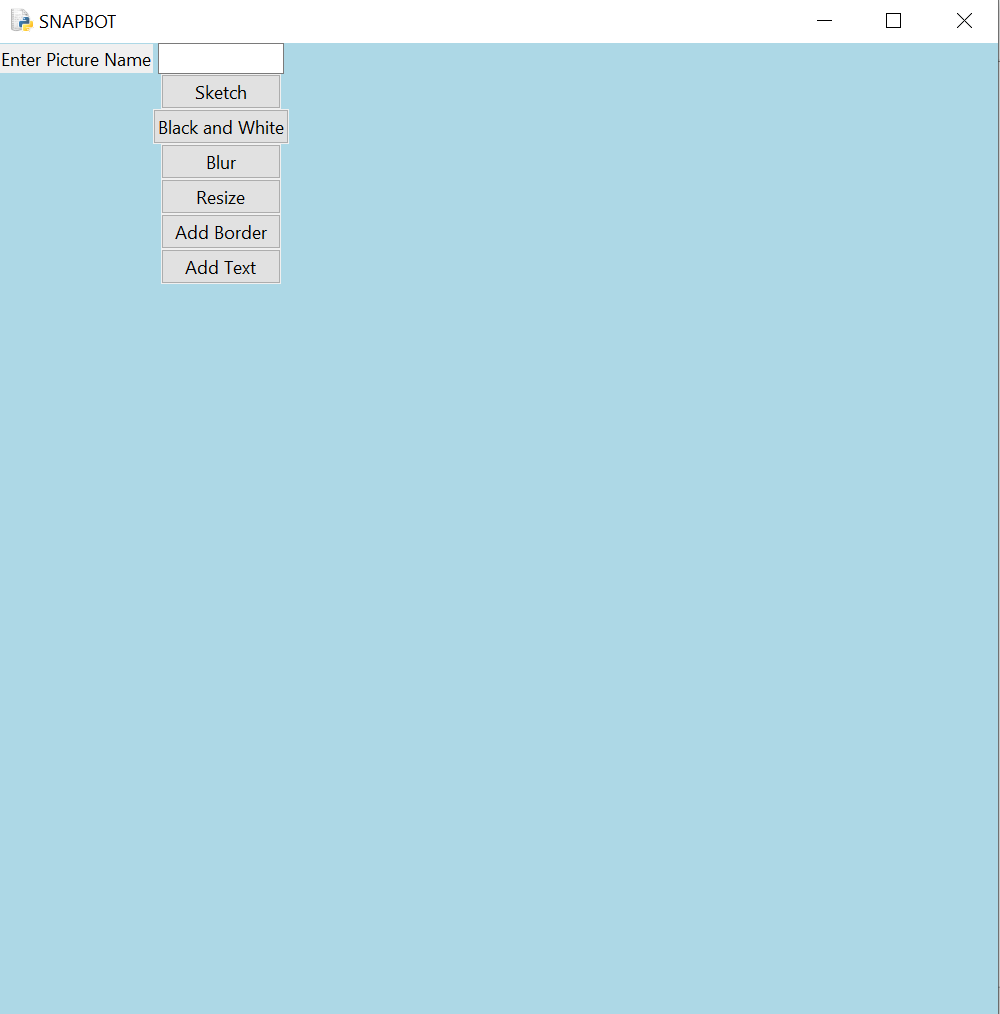

Write the Python code that produced this figure.
import tkinter as tk  
from tkinter import ttk
from tkinter import *
import cv2
import os
import numpy as np
import matplotlib.pyplot as plt  
win=tk.Tk()  
win.title("SNAPBOT")
win.geometry("1000x1000")
win.configure(bg='lightblue')
lbl=ttk.Label(win,text="Enter Picture Name").grid(column=0,row=0)
Fixed_path="C:/Users/sasid/Downloads/"
def Sketch():
    image=cv2.imread(Fixed_path+Variable_path.get())
    gray=cv2.cvtColor(image,cv2.COLOR_BGR2GRAY)
    inverted=255-gray
    blurred=cv2.GaussianBlur(inverted,(21,21),0)
    invertedBlur=255-blurred
    pencilSketch=cv2.divide(gray,invertedBlur,scale=256.0)
    cv2.imshow("Sketch",pencilSketch)
    cv2.waitKey(0)
    cv2.destroyAllWindows()
    def save():
        directory = r'C:/Users/sasid/Downloads'
        os.chdir(directory)
        cv2.imwrite("NewImage.png",pencilSketch)
        lbl2=ttk.Label(win,text="Successfully saved").grid(column=1,row=26)
    button=ttk.Button(win,text="Save",command=save).grid(column=1,row=25)  
button1=ttk.Button(win,text="Sketch", command=Sketch).grid(column=1,row=1)
def BlackandWhite():
    image = cv2.imread(Fixed_path+Variable_path.get())
    B,G,R=cv2.split(image)
    cv2.imshow("Black and White",B)
    cv2.waitKey(0)
    def save():
        directory = r'C:/Users/sasid/Downloads'
        os.chdir(directory)
        cv2.imwrite("NewImage.png",B)
        lbl2=ttk.Label(win,text="Successfully saved").grid(column=1,row=26)
    button=ttk.Button(win,text="Save",command=save).grid(column=1,row=25)  
button2=ttk.Button(win,text="Black and White",command=BlackandWhite).grid(column=1,row=2)
def ImageBlur():
    image = cv2.imread(Fixed_path+Variable_path.get())
    Blur=cv2.blur(image,(10,10))
    cv2.imshow('Blurring',Blur)
    cv2.waitKey(0)
    cv2.destroyAllWindows()
    def save():
        directory = r'C:/Users/sasid/Downloads'
        os.chdir(directory)
        cv2.imwrite("NewImage.png",Blur)
        lbl2=ttk.Label(win,text="Successfully saved").grid(column=1,row=26)
    button=ttk.Button(win,text="Save",command=save).grid(column=1,row=25)
button3=ttk.Button(win,text="Blur",command=ImageBlur).grid(column=1,row=3)
def ImageSizer():
    image = cv2.imread(Fixed_path+Variable_path.get(),1)
    half = cv2.resize(image, (0, 0), fx =0.3, fy =0.3)
    bigger = cv2.resize(image, (1050, 1610))
    stretch_near = cv2.resize(image, (780, 540),interpolation = cv2.INTER_NEAREST)
    Titles =["Original", "Half", "Bigger", "Interpolation Nearest"]
    images =[image, half, bigger, stretch_near]
    count = 4
    for i in range(count):
        plt.subplot(2, 2, i + 1)
        plt.title(Titles[i])
        plt.imshow(images[i])
    plt.show()
    cv2.waitKey(0)
    cv2.destroyAllWindows()
button4=ttk.Button(win,text="Resize",command=ImageSizer).grid(column=1,row=4)
def Border():
    image=cv2.imread(Fixed_path+Variable_path.get())
    window_name = 'Image'
    lbl3=ttk.Label(win,text="Choose colour").grid(column=0,row=13)
    def black():
        image1=cv2.copyMakeBorder(image,25,25,25,25,cv2.BORDER_CONSTANT,None,value=0)
        cv2.imshow(window_name,image1)
        def save():
            directory = r'C:/Users/sasid/Downloads'
            os.chdir(directory)
            cv2.imwrite("NewImage.png",image1)
            lbl2=ttk.Label(win,text="Successfully saved").grid(column=1,row=26)
        button=ttk.Button(win,text="Save",command=save).grid(column=2,row=17)
    def blue():
        image1=cv2.copyMakeBorder(image, 20, 20, 20, 20, cv2.BORDER_CONSTANT, value=[255, 255, 0])
        cv2.imshow(window_name,image1)
        def save():
            directory = r'C:/Users/sasid/Downloads'
            os.chdir(directory)
            cv2.imwrite("NewImage.png",image1)
            lbl2=ttk.Label(win,text="Successfully saved").grid(column=1,row=26)
        button=ttk.Button(win,text="Save",command=save).grid(column=2,row=17)
    def pink():
        image1=cv2.copyMakeBorder(image, 20, 20, 20, 20, cv2.BORDER_CONSTANT, value=[255, 0, 255])
        cv2.imshow(window_name,image1)
        def save():
            directory = r'C:/Users/sasid/Downloads'
            os.chdir(directory)
            cv2.imwrite("NewImage.png",image1)
            lbl2=ttk.Label(win,text="Successfully saved").grid(column=1,row=26)
        button=ttk.Button(win,text="Save",command=save).grid(column=2,row=17)
    def Darkblue():
        image1=cv2.copyMakeBorder(image, 20, 20, 20, 20, cv2.BORDER_CONSTANT, value=[255, 0, 0])
        cv2.imshow(window_name,image1)
        def save():
            directory = r'C:/Users/sasid/Downloads'
            os.chdir(directory)
            cv2.imwrite("NewImage.png",image1)
            lbl2=ttk.Label(win,text="Successfully saved").grid(column=1,row=26)
        button=ttk.Button(win,text="Save",command=save).grid(column=2,row=17)
    def red():
        image1=cv2.copyMakeBorder(image, 20, 20, 20, 20, cv2.BORDER_CONSTANT, value=[0, 0, 255])
        cv2.imshow(window_name,image1)
        def save():
            directory = r'C:/Users/sasid/Downloads'
            os.chdir(directory)
            cv2.imwrite("NewImage.png",image1)
            lbl2=ttk.Label(win,text="Successfully saved").grid(column=1,row=26)
        button=ttk.Button(win,text="Save",command=save).grid(column=2,row=17)
    def Lightgreen():
        image1=cv2.copyMakeBorder(image, 20, 20, 20, 20, cv2.BORDER_CONSTANT, value=[0, 255, 0])
        cv2.imshow(window_name,image1)
        def save():
            directory = r'C:/Users/sasid/Downloads'
            os.chdir(directory)
            cv2.imwrite("NewImage.png",image1)
            lbl2=ttk.Label(win,text="Successfully saved").grid(column=1,row=26)
        button=ttk.Button(win,text="Save",command=save).grid(column=2,row=17)
    def yellow():
        image1=cv2.copyMakeBorder(image, 20, 20, 20, 20, cv2.BORDER_CONSTANT, value=[0, 255, 255])
        cv2.imshow(window_name,image1)
        def save():
            directory = r'C:/Users/sasid/Downloads'
            os.chdir(directory)
            cv2.imwrite("NewImage.png",image1)
            lbl2=ttk.Label(win,text="Successfully saved").grid(column=1,row=26)
        button=ttk.Button(win,text="Save",command=save).grid(column=2,row=17)
    button20=ttk.Button(win,text="Black",command=black).grid(column=1,row=14)
    button21=ttk.Button(win,text="Blue",command=blue).grid(column=2,row=14)
    button22=ttk.Button(win,text="Pink",command=pink).grid(column=1,row=15)
    button23=ttk.Button(win,text="Dark Blue",command=Darkblue).grid(column=2,row=15)
    button24=ttk.Button(win,text="Red",command=red).grid(column=1,row=16)
    button25=ttk.Button(win,text="Light Green",command=Lightgreen).grid(column=2,row=16)
    button26=ttk.Button(win,text="Yellow",command=yellow).grid(column=1,row=17)
nameEntered=ttk.Entry(win,width=12,textvariable=Variable_path).grid(column=1,row=0)
button5=ttk.Button(win,text="Add Border",command=Border).grid(column=1,row=5)
def AddText():
    image=cv2.imread(Fixed_path+Variable_path.get())
    window_name='Texted Image'
    def simple():
        font=cv2.FONT_HERSHEY_SIMPLEX
        def black():
            color=(0,0,0)
            org=(30,30)
            fontScale=1
            thickness=2
            image1=cv2.putText(image,text.get(),org,font,fontScale,color,thickness,cv2.LINE_AA)
            cv2.imshow(window_name,image1)
            def save():
                directory = r'C:/Users/sasid/Downloads'
                os.chdir(directory)
                cv2.imwrite("NewImage.png",image1)
                lbl2=ttk.Label(win,text="Successfully saved").grid(column=1,row=41)
            button=ttk.Button(win,text="Save",command=save).grid(column=1,row=40)
        def lightblue():
            color=(255,255,0)
            org=(30,30)
            fontScale=1
            thickness=2
            image1=cv2.putText(image,text.get(),org,font,fontScale,color,thickness,cv2.LINE_AA)
            cv2.imshow(window_name,image1)
            def save():
                directory = r'C:/Users/sasid/Downloads'
                os.chdir(directory)
                cv2.imwrite("NewImage.png",image1)
                lbl2=ttk.Label(win,text="Successfully saved").grid(column=1,row=41)
            button=ttk.Button(win,text="Save",command=save).grid(column=1,row=40)
        def pink():
            color=(255,0,255)
            org=(30,30)
            fontScale=1
            thickness=2
            image1=cv2.putText(image,text.get(),org,font,fontScale,color,thickness,cv2.LINE_AA)
            cv2.imshow(window_name,image1)
            def save():
                directory = r'C:/Users/sasid/Downloads'
                os.chdir(directory)
                cv2.imwrite("NewImage.png",image1)
                lbl2=ttk.Label(win,text="Successfully saved").grid(column=1,row=41)
            button=ttk.Button(win,text="Save",command=save).grid(column=1,row=40)
        def darkblue():
            color=(255,0,0)
            org=(30,30)
            fontScale=1
            thickness=2
            image1=cv2.putText(image,text.get(),org,font,fontScale,color,thickness,cv2.LINE_AA)
            cv2.imshow(window_name,image1)
            def save():
                directory = r'C:/Users/sasid/Downloads'
                os.chdir(directory)
                cv2.imwrite("NewImage.png",image1)
                lbl2=ttk.Label(win,text="Successfully saved").grid(column=1,row=41)
            button=ttk.Button(win,text="Save",command=save).grid(column=1,row=40)
        def Red():
            color=(0,0,255)
            org=(30,30)
            fontScale=1
            thickness=2
            image1=cv2.putText(image,text.get(),org,font,fontScale,color,thickness,cv2.LINE_AA)
            cv2.imshow(window_name,image1)
            def save():
                directory = r'C:/Users/sasid/Downloads'
                os.chdir(directory)
                cv2.imwrite("NewImage.png",image1)
                lbl2=ttk.Label(win,text="Successfully saved").grid(column=1,row=41)
            button=ttk.Button(win,text="Save",command=save).grid(column=1,row=40)
        def lightgreen():
            color=(0,255,0)
            org=(30,30)
            fontScale=1
            thickness=2
            image1=cv2.putText(image,text.get(),org,font,fontScale,color,thickness,cv2.LINE_AA)
            cv2.imshow(window_name,image1)
            def save():
                directory = r'C:/Users/sasid/Downloads'
                os.chdir(directory)
                cv2.imwrite("NewImage.png",image1)
                lbl2=ttk.Label(win,text="Successfully saved").grid(column=1,row=41)
            button=ttk.Button(win,text="Save",command=save).grid(column=1,row=40)
        def yellow():
            color=(0,255,255)
            org=(30,30)
            fontScale=1
            thickness=2
            image1=cv2.putText(image,text.get(),org,font,fontScale,color,thickness,cv2.LINE_AA)
            cv2.imshow(window_name,image1)
            def save():
                directory = r'C:/Users/sasid/Downloads'
                os.chdir(directory)
                cv2.imwrite("NewImage.png",image1)
                lbl2=ttk.Label(win,text="Successfully saved").grid(column=1,row=41)
            button=ttk.Button(win,text="Save",command=save).grid(column=1,row=40)
        lbl3=ttk.Label(win,text="Enter the text here").grid(column=0,row=39)
        text=tk.StringVar()
        txt=ttk.Entry(win,width=50,textvariable=text).grid(column=1,row=39)
        button15=ttk.Button(win,text="Black",command=black).grid(column=1,row=35)
        button16=ttk.Button(win,text="Light Blue",command=lightblue).grid(column=2,row=35)
        button17=ttk.Button(win,text="Pink",command=pink).grid(column=1,row=36)
        button18=ttk.Button(win,text="Dark Blue",command=darkblue).grid(column=2,row=36)
        button19=ttk.Button(win,text="Red",command=Red).grid(column=1,row=37)
        button20=ttk.Button(win,text="Light Green",command=lightgreen).grid(column=2,row=37)
        button21=ttk.Button(win,text="Yellow",command=yellow).grid(column=1,row=38)
    def plain():
        font=cv2.FONT_HERSHEY_PLAIN
        def black():
            color=(0,0,0)
            org=(30,30)
            fontScale=1
            thickness=2
            image1=cv2.putText(image,text.get(),org,font,fontScale,color,thickness,cv2.LINE_AA)
            cv2.imshow(window_name,image1)
            def save():
                directory = r'C:/Users/sasid/Downloads'
                os.chdir(directory)
                cv2.imwrite("NewImage.png",image1)
                lbl2=ttk.Label(win,text="Successfully saved").grid(column=1,row=41)
            button=ttk.Button(win,text="Save",command=save).grid(column=1,row=40)
        def lightblue():
            color=(255,255,0)
            org=(30,30)
            fontScale=1
            thickness=2
            image1=cv2.putText(image,text.get(),org,font,fontScale,color,thickness,cv2.LINE_AA)
            cv2.imshow(window_name,image1)
            def save():
                directory = r'C:/Users/sasid/Downloads'
                os.chdir(directory)
                cv2.imwrite("NewImage.png",image1)
                lbl2=ttk.Label(win,text="Successfully saved").grid(column=1,row=41)
            button=ttk.Button(win,text="Save",command=save).grid(column=1,row=40)
        def pink():
            color=(255,0,255)
            org=(30,30)
            fontScale=1
            thickness=2
            image1=cv2.putText(image,text.get(),org,font,fontScale,color,thickness,cv2.LINE_AA)
            cv2.imshow(window_name,image1)
            def save():
                directory = r'C:/Users/sasid/Downloads'
                os.chdir(directory)
                cv2.imwrite("NewImage.png",image1)
                lbl2=ttk.Label(win,text="Successfully saved").grid(column=1,row=41)
            button=ttk.Button(win,text="Save",command=save).grid(column=1,row=40)
        def darkblue():
            color=(255,0,0)
            org=(30,30)
            fontScale=1
            thickness=2
            image1=cv2.putText(image,text.get(),org,font,fontScale,color,thickness,cv2.LINE_AA)
            cv2.imshow(window_name,image1)
            def save():
                directory = r'C:/Users/sasid/Downloads'
                os.chdir(directory)
                cv2.imwrite("NewImage.png",image1)
                lbl2=ttk.Label(win,text="Successfully saved").grid(column=1,row=41)
            button=ttk.Button(win,text="Save",command=save).grid(column=1,row=40)
        def Red():
            color=(0,0,255)
            org=(30,30)
            fontScale=1
            thickness=2
            image1=cv2.putText(image,text.get(),org,font,fontScale,color,thickness,cv2.LINE_AA)
            cv2.imshow(window_name,image1)
            def save():
                directory = r'C:/Users/sasid/Downloads'
                os.chdir(directory)
                cv2.imwrite("NewImage.png",image1)
                lbl2=ttk.Label(win,text="Successfully saved").grid(column=1,row=41)
            button=ttk.Button(win,text="Save",command=save).grid(column=1,row=40)
        def lightgreen():
            color=(0,255,0)
            org=(30,30)
            fontScale=1
            thickness=2
            image1=cv2.putText(image,text.get(),org,font,fontScale,color,thickness,cv2.LINE_AA)
            cv2.imshow(window_name,image1)
            def save():
                directory = r'C:/Users/sasid/Downloads'
                os.chdir(directory)
                cv2.imwrite("NewImage.png",image1)
                lbl2=ttk.Label(win,text="Successfully saved").grid(column=1,row=41)
            button=ttk.Button(win,text="Save",command=save).grid(column=1,row=40)
        def yellow():
            color=(0,255,255)
            org=(30,30)
            fontScale=1
            thickness=2
            image1=cv2.putText(image,text.get(),org,font,fontScale,color,thickness,cv2.LINE_AA)
            cv2.imshow(window_name,image1)
            def save():
                directory = r'C:/Users/sasid/Downloads'
                os.chdir(directory)
                cv2.imwrite("NewImage.png",image1)
                lbl2=ttk.Label(win,text="Successfully saved").grid(column=1,row=41)
            button=ttk.Button(win,text="Save",command=save).grid(column=1,row=40)
        lbl3=ttk.Label(win,text="Enter the text here").grid(column=0,row=39)
        text=tk.StringVar()
        txt=ttk.Entry(win,width=50,textvariable=text).grid(column=1,row=39)
        button15=ttk.Button(win,text="Black",command=black).grid(column=1,row=35)
        button16=ttk.Button(win,text="Light Blue",command=lightblue).grid(column=2,row=35)
        button17=ttk.Button(win,text="Pink",command=pink).grid(column=1,row=36)
        button18=ttk.Button(win,text="Dark Blue",command=darkblue).grid(column=2,row=36)
        button19=ttk.Button(win,text="Red",command=Red).grid(column=1,row=37)
        button20=ttk.Button(win,text="Light Green",command=lightgreen).grid(column=2,row=37)
        button21=ttk.Button(win,text="Yellow",command=yellow).grid(column=1,row=38)
    def duplex():
        font=cv2.FONT_HERSHEY_DUPLEX
        def black():
            color=(0,0,0)
            org=(30,30)
            fontScale=1
            thickness=2
            image1=cv2.putText(image,text.get(),org,font,fontScale,color,thickness,cv2.LINE_AA)
            cv2.imshow(window_name,image1)
            def save():
                directory = r'C:/Users/sasid/Downloads'
                os.chdir(directory)
                cv2.imwrite("NewImage.png",image1)
                lbl2=ttk.Label(win,text="Successfully saved").grid(column=1,row=41)
            button=ttk.Button(win,text="Save",command=save).grid(column=1,row=40)
        def lightblue():
            color=(255,255,0)
            org=(30,30)
            fontScale=1
            thickness=2
            image1=cv2.putText(image,text.get(),org,font,fontScale,color,thickness,cv2.LINE_AA)
            cv2.imshow(window_name,image1)
            def save():
                directory = r'C:/Users/sasid/Downloads'
                os.chdir(directory)
                cv2.imwrite("NewImage.png",image1)
                lbl2=ttk.Label(win,text="Successfully saved").grid(column=1,row=41)
            button=ttk.Button(win,text="Save",command=save).grid(column=1,row=40)
        def pink():
            color=(255,0,255)
            org=(30,30)
            fontScale=1
            thickness=2
            image1=cv2.putText(image,text.get(),org,font,fontScale,color,thickness,cv2.LINE_AA)
            cv2.imshow(window_name,image1)
            def save():
                directory = r'C:/Users/sasid/Downloads'
                os.chdir(directory)
                cv2.imwrite("NewImage.png",image1)
                lbl2=ttk.Label(win,text="Successfully saved").grid(column=1,row=41)
            button=ttk.Button(win,text="Save",command=save).grid(column=1,row=40)
        def darkblue():
            color=(255,0,0)
            org=(30,30)
            fontScale=1
            thickness=2
            image1=cv2.putText(image,text.get(),org,font,fontScale,color,thickness,cv2.LINE_AA)
            cv2.imshow(window_name,image1)
            def save():
                directory = r'C:/Users/sasid/Downloads'
                os.chdir(directory)
                cv2.imwrite("NewImage.png",image1)
                lbl2=ttk.Label(win,text="Successfully saved").grid(column=1,row=41)
            button=ttk.Button(win,text="Save",command=save).grid(column=1,row=40)
        def Red():
            color=(0,0,255)
            org=(30,30)
            fontScale=1
            thickness=2
            image1=cv2.putText(image,text.get(),org,font,fontScale,color,thickness,cv2.LINE_AA)
            cv2.imshow(window_name,image1)
            def save():
                directory = r'C:/Users/sasid/Downloads'
                os.chdir(directory)
                cv2.imwrite("NewImage.png",image1)
                lbl2=ttk.Label(win,text="Successfully saved").grid(column=1,row=41)
            button=ttk.Button(win,text="Save",command=save).grid(column=1,row=40)
        def lightgreen():
            color=(0,255,0)
            org=(30,30)
            fontScale=1
            thickness=2
            image1=cv2.putText(image,text.get(),org,font,fontScale,color,thickness,cv2.LINE_AA)
            cv2.imshow(window_name,image1)
            def save():
                directory = r'C:/Users/sasid/Downloads'
                os.chdir(directory)
                cv2.imwrite("NewImage.png",image1)
                lbl2=ttk.Label(win,text="Successfully saved").grid(column=1,row=41)
            button=ttk.Button(win,text="Save",command=save).grid(column=1,row=40)
        def yellow():
            color=(0,255,255)
            org=(30,30)
            fontScale=1
            thickness=2
            image1=cv2.putText(image,text.get(),org,font,fontScale,color,thickness,cv2.LINE_AA)
            cv2.imshow(window_name,image1)
            def save():
                directory = r'C:/Users/sasid/Downloads'
                os.chdir(directory)
                cv2.imwrite("NewImage.png",image1)
                lbl2=ttk.Label(win,text="Successfully saved").grid(column=1,row=41)
            button=ttk.Button(win,text="Save",command=save).grid(column=1,row=40)
        lbl3=ttk.Label(win,text="Enter the text here").grid(column=0,row=39)
        text=tk.StringVar()
        txt=ttk.Entry(win,width=50,textvariable=text).grid(column=1,row=39)
        button15=ttk.Button(win,text="Black",command=black).grid(column=1,row=35)
        button16=ttk.Button(win,text="Light Blue",command=lightblue).grid(column=2,row=35)
        button17=ttk.Button(win,text="Pink",command=pink).grid(column=1,row=36)
        button18=ttk.Button(win,text="Dark Blue",command=darkblue).grid(column=2,row=36)
        button19=ttk.Button(win,text="Red",command=Red).grid(column=1,row=37)
        button20=ttk.Button(win,text="Light Green",command=lightgreen).grid(column=2,row=37)
        button21=ttk.Button(win,text="Yellow",command=yellow).grid(column=1,row=38)
    def Complex():
        font=cv2.FONT_HERSHEY_COMPLEX
        def black():
            color=(0,0,0)
            org=(30,30)
            fontScale=1
            thickness=2
            image1=cv2.putText(image,text.get(),org,font,fontScale,color,thickness,cv2.LINE_AA)
            cv2.imshow(window_name,image1)
            def save():
                directory = r'C:/Users/sasid/Downloads'
                os.chdir(directory)
                cv2.imwrite("NewImage.png",image1)
                lbl2=ttk.Label(win,text="Successfully saved").grid(column=1,row=41)
            button=ttk.Button(win,text="Save",command=save).grid(column=1,row=40)
        def lightblue():
            color=(255,255,0)
            org=(30,30)
            fontScale=1
            thickness=2
            image1=cv2.putText(image,text.get(),org,font,fontScale,color,thickness,cv2.LINE_AA)
            cv2.imshow(window_name,image1)
            def save():
                directory = r'C:/Users/sasid/Downloads'
                os.chdir(directory)
                cv2.imwrite("NewImage.png",image1)
                lbl2=ttk.Label(win,text="Successfully saved").grid(column=1,row=41)
            button=ttk.Button(win,text="Save",command=save).grid(column=1,row=40)
        def pink():
            color=(255,0,255)
            org=(30,30)
            fontScale=1
            thickness=2
            image1=cv2.putText(image,text.get(),org,font,fontScale,color,thickness,cv2.LINE_AA)
            cv2.imshow(window_name,image1)
            def save():
                directory = r'C:/Users/sasid/Downloads'
                os.chdir(directory)
                cv2.imwrite("NewImage.png",image1)
                lbl2=ttk.Label(win,text="Successfully saved").grid(column=1,row=41)
            button=ttk.Button(win,text="Save",command=save).grid(column=1,row=40)
        def darkblue():
            color=(255,0,0)
            org=(30,30)
            fontScale=1
            thickness=2
            image1=cv2.putText(image,text.get(),org,font,fontScale,color,thickness,cv2.LINE_AA)
            cv2.imshow(window_name,image1)
            def save():
                directory = r'C:/Users/sasid/Downloads'
                os.chdir(directory)
                cv2.imwrite("NewImage.png",image1)
                lbl2=ttk.Label(win,text="Successfully saved").grid(column=1,row=41)
            button=ttk.Button(win,text="Save",command=save).grid(column=1,row=40)
        def Red():
            color=(0,0,255)
            org=(30,30)
            fontScale=1
            thickness=2
            image1=cv2.putText(image,text.get(),org,font,fontScale,color,thickness,cv2.LINE_AA)
            cv2.imshow(window_name,image1)
            def save():
                directory = r'C:/Users/sasid/Downloads'
                os.chdir(directory)
                cv2.imwrite("NewImage.png",image1)
                lbl2=ttk.Label(win,text="Successfully saved").grid(column=1,row=41)
            button=ttk.Button(win,text="Save",command=save).grid(column=1,row=40)
        def lightgreen():
            color=(0,255,0)
            org=(30,30)
            fontScale=1
            thickness=2
            image1=cv2.putText(image,text.get(),org,font,fontScale,color,thickness,cv2.LINE_AA)
            cv2.imshow(window_name,image1)
            def save():
                directory = r'C:/Users/sasid/Downloads'
                os.chdir(directory)
                cv2.imwrite("NewImage.png",image1)
                lbl2=ttk.Label(win,text="Successfully saved").grid(column=1,row=41)
            button=ttk.Button(win,text="Save",command=save).grid(column=1,row=40)
        def yellow():
            color=(0,255,255)
            org=(30,30)
            fontScale=1
            thickness=2
            image1=cv2.putText(image,text.get(),org,font,fontScale,color,thickness,cv2.LINE_AA)
            cv2.imshow(window_name,image1)
            def save():
                directory = r'C:/Users/sasid/Downloads'
                os.chdir(directory)
                cv2.imwrite("NewImage.png",image1)
                lbl2=ttk.Label(win,text="Successfully saved").grid(column=1,row=41)
            button=ttk.Button(win,text="Save",command=save).grid(column=1,row=40)
        lbl3=ttk.Label(win,text="Enter the text here").grid(column=0,row=39)
        text=tk.StringVar()
        txt=ttk.Entry(win,width=50,textvariable=text).grid(column=1,row=39)
        button15=ttk.Button(win,text="Black",command=black).grid(column=1,row=35)
        button16=ttk.Button(win,text="Light Blue",command=lightblue).grid(column=2,row=35)
        button17=ttk.Button(win,text="Pink",command=pink).grid(column=1,row=36)
        button18=ttk.Button(win,text="Dark Blue",command=darkblue).grid(column=2,row=36)
        button19=ttk.Button(win,text="Red",command=Red).grid(column=1,row=37)
        button20=ttk.Button(win,text="Light Green",command=lightgreen).grid(column=2,row=37)
        button21=ttk.Button(win,text="Yellow",command=yellow).grid(column=1,row=38)
    def triplex():
        font=cv2.FONT_HERSHEY_TRIPLEX
        def black():
            color=(0,0,0)
            org=(30,30)
            fontScale=1
            thickness=2
            image1=cv2.putText(image,text.get(),org,font,fontScale,color,thickness,cv2.LINE_AA)
            cv2.imshow(window_name,image1)
            def save():
                directory = r'C:/Users/sasid/Downloads'
                os.chdir(directory)
                cv2.imwrite("NewImage.png",image1)
                lbl2=ttk.Label(win,text="Successfully saved").grid(column=1,row=41)
            button=ttk.Button(win,text="Save",command=save).grid(column=1,row=40)
        def lightblue():
            color=(255,255,0)
            org=(30,30)
            fontScale=1
            thickness=2
            image1=cv2.putText(image,text.get(),org,font,fontScale,color,thickness,cv2.LINE_AA)
            cv2.imshow(window_name,image1)
            def save():
                directory = r'C:/Users/sasid/Downloads'
                os.chdir(directory)
                cv2.imwrite("NewImage.png",image1)
                lbl2=ttk.Label(win,text="Successfully saved").grid(column=1,row=41)
            button=ttk.Button(win,text="Save",command=save).grid(column=1,row=40)
        def pink():
            color=(255,0,255)
            org=(30,30)
            fontScale=1
            thickness=2
            image1=cv2.putText(image,text.get(),org,font,fontScale,color,thickness,cv2.LINE_AA)
            cv2.imshow(window_name,image1)
            def save():
                directory = r'C:/Users/sasid/Downloads'
                os.chdir(directory)
                cv2.imwrite("NewImage.png",image1)
                lbl2=ttk.Label(win,text="Successfully saved").grid(column=1,row=41)
            button=ttk.Button(win,text="Save",command=save).grid(column=1,row=40)
        def darkblue():
            color=(255,0,0)
            org=(30,30)
            fontScale=1
            thickness=2
            image1=cv2.putText(image,text.get(),org,font,fontScale,color,thickness,cv2.LINE_AA)
            cv2.imshow(window_name,image1)
            def save():
                directory = r'C:/Users/sasid/Downloads'
                os.chdir(directory)
                cv2.imwrite("NewImage.png",image1)
                lbl2=ttk.Label(win,text="Successfully saved").grid(column=1,row=41)
            button=ttk.Button(win,text="Save",command=save).grid(column=1,row=40)
        def Red():
            color=(0,0,255)
            org=(30,30)
            fontScale=1
            thickness=2
            image1=cv2.putText(image,text.get(),org,font,fontScale,color,thickness,cv2.LINE_AA)
            cv2.imshow(window_name,image1)
            def save():
                directory = r'C:/Users/sasid/Downloads'
                os.chdir(directory)
                cv2.imwrite("NewImage.png",image1)
                lbl2=ttk.Label(win,text="Successfully saved").grid(column=1,row=41)
            button=ttk.Button(win,text="Save",command=save).grid(column=1,row=40)
        def lightgreen():
            color=(0,255,0)
            org=(30,30)
            fontScale=1
            thickness=2
            image1=cv2.putText(image,text.get(),org,font,fontScale,color,thickness,cv2.LINE_AA)
            cv2.imshow(window_name,image1)
            def save():
                directory = r'C:/Users/sasid/Downloads'
                os.chdir(directory)
                cv2.imwrite("NewImage.png",image1)
                lbl2=ttk.Label(win,text="Successfully saved").grid(column=1,row=41)
            button=ttk.Button(win,text="Save",command=save).grid(column=1,row=40)
        def yellow():
            color=(0,255,255)
            org=(30,30)
            fontScale=1
            thickness=2
            image1=cv2.putText(image,text.get(),org,font,fontScale,color,thickness,cv2.LINE_AA)
            cv2.imshow(window_name,image1)
            def save():
                directory = r'C:/Users/sasid/Downloads'
                os.chdir(directory)
                cv2.imwrite("NewImage.png",image1)
                lbl2=ttk.Label(win,text="Successfully saved").grid(column=1,row=41)
            button=ttk.Button(win,text="Save",command=save).grid(column=1,row=40)
        lbl3=ttk.Label(win,text="Enter the text here").grid(column=0,row=39)
        text=tk.StringVar()
        txt=ttk.Entry(win,width=50,textvariable=text).grid(column=1,row=39)
        button15=ttk.Button(win,text="Black",command=black).grid(column=1,row=35)
        button16=ttk.Button(win,text="Light Blue",command=lightblue).grid(column=2,row=35)
        button17=ttk.Button(win,text="Pink",command=pink).grid(column=1,row=36)
        button18=ttk.Button(win,text="Dark Blue",command=darkblue).grid(column=2,row=36)
        button19=ttk.Button(win,text="Red",command=Red).grid(column=1,row=37)
        button20=ttk.Button(win,text="Light Green",command=lightgreen).grid(column=2,row=37)
        button21=ttk.Button(win,text="Yellow",command=yellow).grid(column=1,row=38)
    def compsmall():
        font=cv2.FONT_HERSHEY_COMPLEX_SMALL
        def black():
            color=(0,0,0)
            org=(30,30)
            fontScale=1
            thickness=2
            lbl3=ttk.Label(win,text="Enter the text here").grid(column=0,row=39)
            text=tk.StringVar()
            txt=ttk.Entry(win,width=100,textvariable=text).grid(column=1,row=39)
            image1=cv2.putText(image,text.get(),org,font,fontScale,color,thickness,cv2.LINE_AA)
            cv2.imshow(window_name,image1)
            def save():
                directory = r'C:/Users/sasid/Downloads'
                os.chdir(directory)
                cv2.imwrite("NewImage.png",image1)
                lbl2=ttk.Label(win,text="Successfully saved").grid(column=1,row=41)
            button=ttk.Button(win,text="Save",command=save).grid(column=1,row=40)
        def lightblue():
            color=(255,255,0)
            org=(30,30)
            fontScale=1
            thickness=2
            lbl3=ttk.Label(win,text="Enter the text here").grid(column=0,row=39)
            text=tk.StringVar()
            txt=ttk.Entry(win,width=100,textvariable=text).grid(column=1,row=39)
            image1=cv2.putText(image,text.get(),org,font,fontScale,color,thickness,cv2.LINE_AA)
            cv2.imshow(window_name,image1)
            def save():
                directory = r'C:/Users/sasid/Downloads'
                os.chdir(directory)
                cv2.imwrite("NewImage.png",image1)
                lbl2=ttk.Label(win,text="Successfully saved").grid(column=1,row=41)
            button=ttk.Button(win,text="Save",command=save).grid(column=1,row=40)
        def pink():
            color=(255,0,255)
            org=(30,30)
            fontScale=1
            thickness=2
            lbl3=ttk.Label(win,text="Enter the text here").grid(column=0,row=39)
            text=tk.StringVar()
            txt=ttk.Entry(win,width=100,textvariable=text).grid(column=1,row=39)
            image1=cv2.putText(image,text.get(),org,font,fontScale,color,thickness,cv2.LINE_AA)
            cv2.imshow(window_name,image1)
            def save():
                directory = r'C:/Users/sasid/Downloads'
                os.chdir(directory)
                cv2.imwrite("NewImage.png",image1)
                lbl2=ttk.Label(win,text="Successfully saved").grid(column=1,row=41)
            button=ttk.Button(win,text="Save",command=save).grid(column=1,row=40)
        def darkblue():
            color=(255,0,0)
            org=(30,30)
            fontScale=1
            thickness=2
            lbl3=ttk.Label(win,text="Enter the text here").grid(column=0,row=39)
            image1=cv2.putText(image,text.get(),org,font,fontScale,color,thickness,cv2.LINE_AA)
            cv2.imshow(window_name,image1)
            def save():
                directory = r'C:/Users/sasid/Downloads'
                os.chdir(directory)
                cv2.imwrite("NewImage.png",image1)
                lbl2=ttk.Label(win,text="Successfully saved").grid(column=1,row=41)
            button=ttk.Button(win,text="Save",command=save).grid(column=1,row=40)
        def Red():
            color=(0,0,255)
            org=(30,30)
            fontScale=1
            thickness=2
            lbl3=ttk.Label(win,text="Enter the text here").grid(column=0,row=39)
            text=tk.StringVar()
            txt=ttk.Entry(win,width=100,textvariable=text).grid(column=1,row=39)
            image1=cv2.putText(image,text.get(),org,font,fontScale,color,thickness,cv2.LINE_AA)
            cv2.imshow(window_name,image1)
            def save():
                directory = r'C:/Users/sasid/Downloads'
                os.chdir(directory)
                cv2.imwrite("NewImage.png",image1)
                lbl2=ttk.Label(win,text="Successfully saved").grid(column=1,row=41)
            button=ttk.Button(win,text="Save",command=save).grid(column=1,row=40)
        def lightgreen():
            color=(0,255,0)
            org=(30,30)
            fontScale=1
            thickness=2
            lbl3=ttk.Label(win,text="Enter the text here").grid(column=0,row=39)
            text=tk.StringVar()
            txt=ttk.Entry(win,width=100,textvariable=text).grid(column=1,row=39)
            image1=cv2.putText(image,text.get(),org,font,fontScale,color,thickness,cv2.LINE_AA)
            cv2.imshow(window_name,image1)
            def save():
                directory = r'C:/Users/sasid/Downloads'
                os.chdir(directory)
                cv2.imwrite("NewImage.png",image1)
                lbl2=ttk.Label(win,text="Successfully saved").grid(column=1,row=41)
            button=ttk.Button(win,text="Save",command=save).grid(column=1,row=40)
        def yellow():
            color=(0,255,255)
            org=(30,30)
            fontScale=1
            thickness=2
            image1=cv2.putText(image,text.get(),org,font,fontScale,color,thickness,cv2.LINE_AA)
            cv2.imshow(window_name,image1)
            def save():
                directory = r'C:/Users/sasid/Downloads'
                os.chdir(directory)
                cv2.imwrite("NewImage.png",image1)
                lbl2=ttk.Label(win,text="Successfully saved").grid(column=1,row=41)
            button=ttk.Button(win,text="Save",command=save).grid(column=1,row=40)
        lbl3=ttk.Label(win,text="Enter the text here").grid(column=0,row=39)
        text=tk.StringVar()
        txt=ttk.Entry(win,width=50,textvariable=text).grid(column=1,row=39)
        button15=ttk.Button(win,text="Black",command=black).grid(column=1,row=35)
        button16=ttk.Button(win,text="Light Blue",command=lightblue).grid(column=2,row=35)
        button17=ttk.Button(win,text="Pink",command=pink).grid(column=1,row=36)
        button18=ttk.Button(win,text="Dark Blue",command=darkblue).grid(column=2,row=36)
        button19=ttk.Button(win,text="Red",command=Red).grid(column=1,row=37)
        button20=ttk.Button(win,text="Light Green",command=lightgreen).grid(column=2,row=37)
        button21=ttk.Button(win,text="Yellow",command=yellow).grid(column=1,row=38)
    button9=ttk.Button(win,text="SIMPLEX",command=simple).grid(column=1,row=27)
    button10=ttk.Button(win,text="PLAIN",command=plain).grid(column=1,row=28)
    button11=ttk.Button(win,text="DUPLEX",command=duplex).grid(column=1,row=29)
    button12=ttk.Button(win,text="COMPLEX",command=Complex).grid(column=1,row=30)
    button13=ttk.Button(win,text="TRIPLEX",command=triplex).grid(column=1,row=31)
    button14=ttk.Button(win,text="COMPLEX SMALL",command=compsmall).grid(column=1,row=32)
Variable_path=tk.StringVar()  
nameEntered=ttk.Entry(win,width=12,textvariable=Variable_path).grid(column=1,row=0)
button6=ttk.Button(win,text="Add Text",command=AddText).grid(column=1,row=6)
win.mainloop()  
